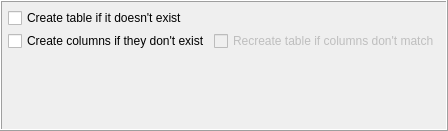
<?xml version="1.0" encoding="UTF-8"?>
<ui version="4.0">
 <class>CreateOptionConfigGUI</class>
 <widget class="QFrame" name="CreateOptionConfigGUI">
  <property name="geometry">
   <rect>
    <x>0</x>
    <y>0</y>
    <width>429</width>
    <height>131</height>
   </rect>
  </property>
  <property name="windowTitle">
   <string/>
  </property>
  <property name="frameShape">
   <enum>QFrame::Box</enum>
  </property>
  <property name="frameShadow">
   <enum>QFrame::Raised</enum>
  </property>
  <layout class="QVBoxLayout" name="mFrameLayout">
   <property name="spacing">
    <number>2</number>
   </property>
   <property name="leftMargin">
    <number>3</number>
   </property>
   <property name="topMargin">
    <number>3</number>
   </property>
   <property name="rightMargin">
    <number>3</number>
   </property>
   <property name="bottomMargin">
    <number>3</number>
   </property>
   <item>
    <layout class="QVBoxLayout" name="mConfigLayout" stretch="0,0,1">
     <property name="spacing">
      <number>3</number>
     </property>
     <property name="leftMargin">
      <number>3</number>
     </property>
     <property name="topMargin">
      <number>3</number>
     </property>
     <property name="rightMargin">
      <number>3</number>
     </property>
     <property name="bottomMargin">
      <number>3</number>
     </property>
     <item>
      <widget class="QCheckBox" name="mCreateTableBox">
       <property name="text">
        <string>Create table if it doesn't exist</string>
       </property>
      </widget>
     </item>
     <item>
      <layout class="QHBoxLayout" name="horizontalLayout" stretch="0,0">
       <item alignment="Qt::AlignTop">
        <widget class="QCheckBox" name="mCreateColumnsBox">
         <property name="text">
          <string>Create columns if they don't exist</string>
         </property>
        </widget>
       </item>
       <item alignment="Qt::AlignTop">
        <widget class="QCheckBox" name="mRecreateTableBox">
         <property name="enabled">
          <bool>false</bool>
         </property>
         <property name="text">
          <string>Recreate table if columns don't match</string>
         </property>
        </widget>
       </item>
      </layout>
     </item>
     <item alignment="Qt::AlignTop">
      <widget class="QLabel" name="mDummy">
       <property name="text">
        <string/>
       </property>
      </widget>
     </item>
    </layout>
   </item>
  </layout>
 </widget>
 <resources/>
 <connections>
  <connection>
   <sender>mCreateColumnsBox</sender>
   <signal>clicked(bool)</signal>
   <receiver>mRecreateTableBox</receiver>
   <slot>setEnabled(bool)</slot>
   <hints>
    <hint type="sourcelabel">
     <x>59</x>
     <y>37</y>
    </hint>
    <hint type="destinationlabel">
     <x>319</x>
     <y>36</y>
    </hint>
   </hints>
  </connection>
 </connections>
 <slots>
  <slot>onCreateColumns(bool)</slot>
 </slots>
</ui>
